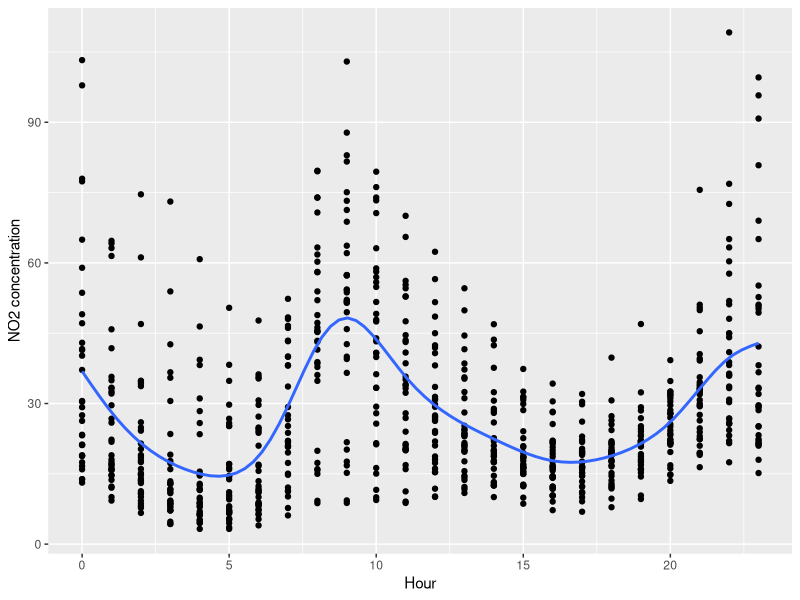
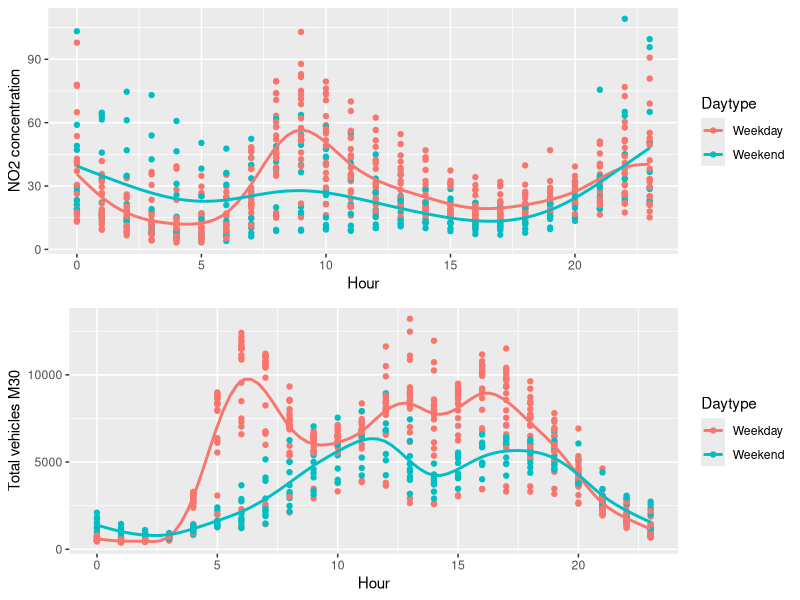
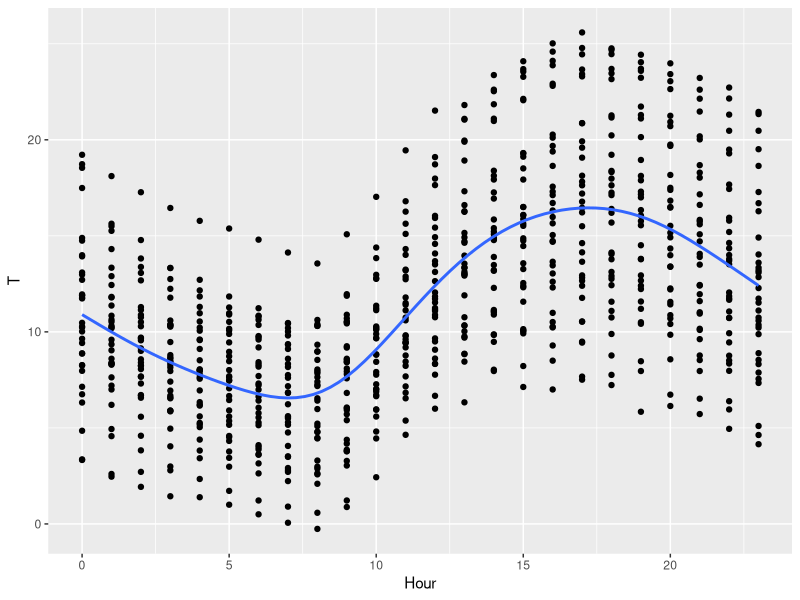
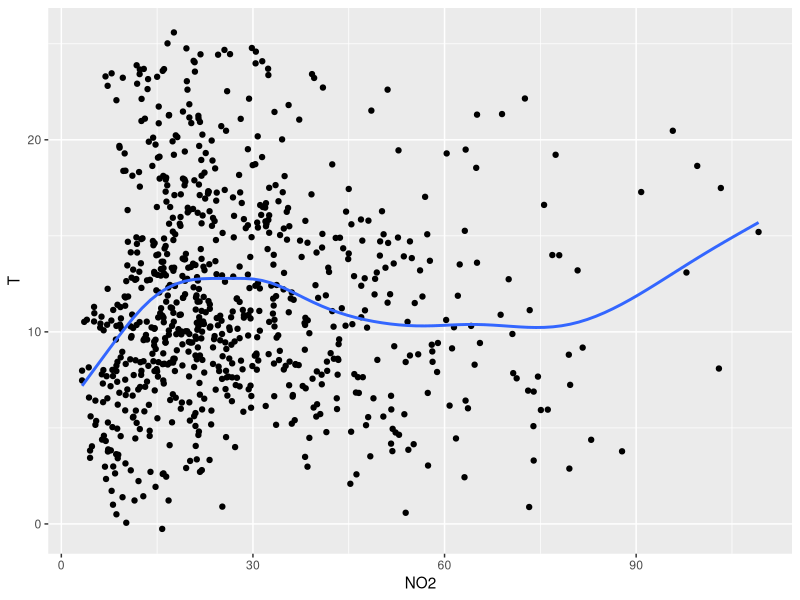
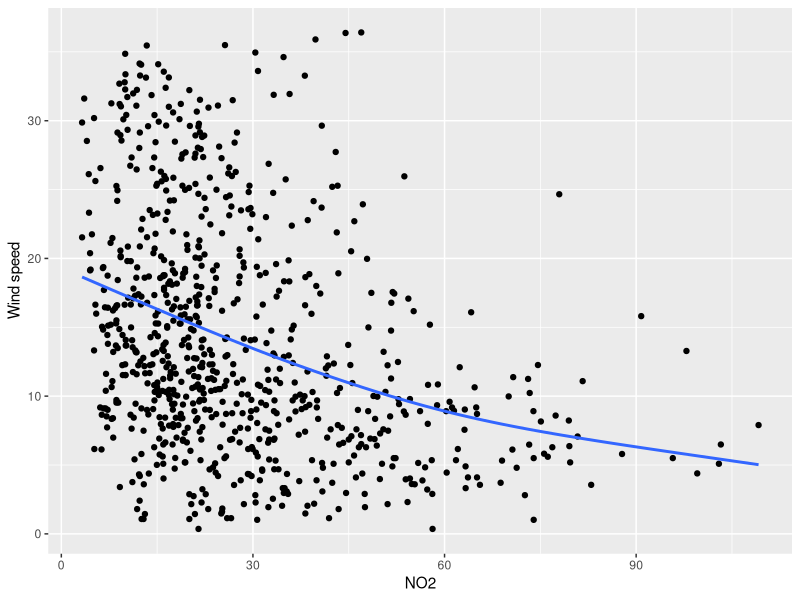
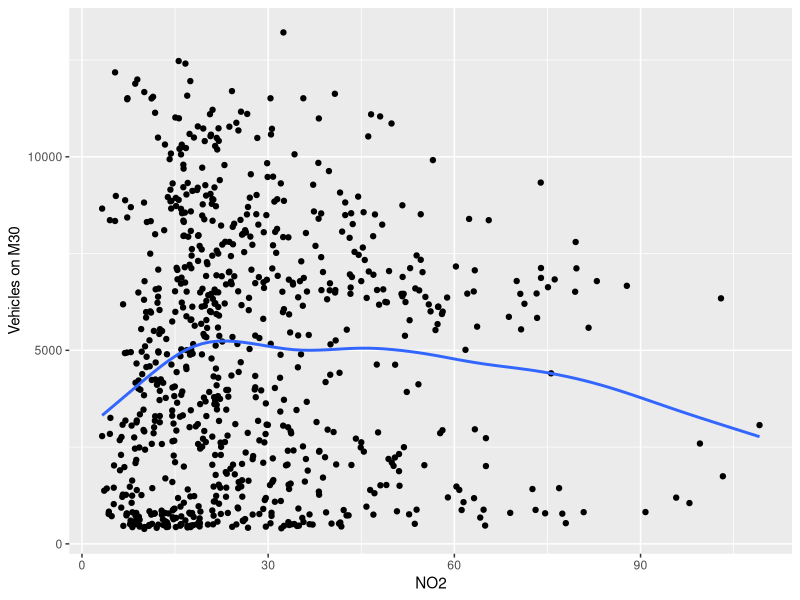
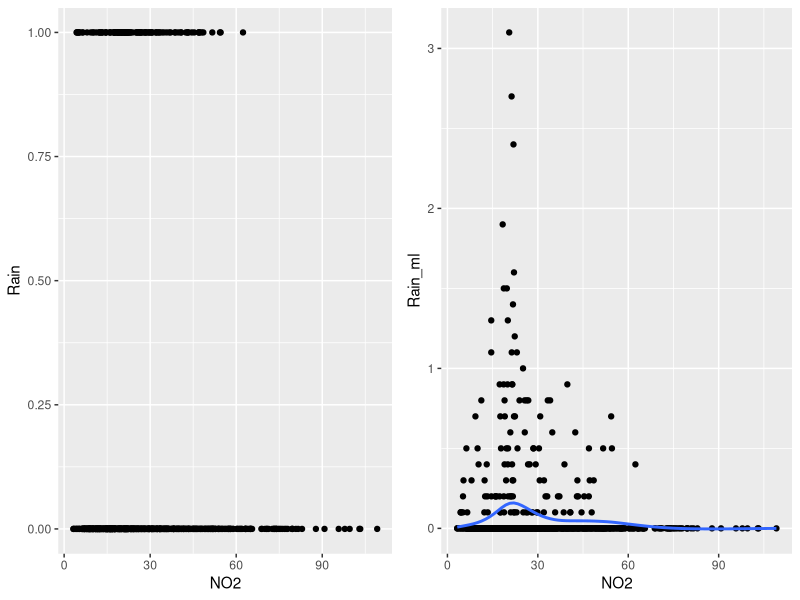

Recreate these plots in R, in order.
#hourly total analysis

#Clean environment
rm(list=ls())

library(readxl)
library(writexl)
library(ggplot2)
library(dplyr)

weather_hourly <- read_excel("Cleaned_Weather_hourly.xlsx") 
traffic_hourly <- read_excel("Cleaned_traffic_hourly.xlsx")
NO2_hourly <- read_excel("Cleaned_NO2_hourly_2019.xlsx")

# NO2_hourly=as.data.frame(NO2_hourly)

NO2_hourly$day <- NULL
NO2_hourly$Daytype <- NULL

colnames(NO2_hourly)[colnames(NO2_hourly)=="mean"] <- "NO2"


NO2_hourly$Hour[NO2_hourly$Hour==24] <- 0

#Convert NO2 dataframe to right time (24 to 0)
library(lubridate)

NO2_hourly$Date[NO2_hourly$Hour==0] <- NO2_hourly$Date[NO2_hourly$Hour==0] + days(1)



#subset to get same dates
traffic_hourly2 <- subset(traffic_hourly, RunDate> "2019-03-28" & RunDate<"2019-05-01")
weather_hourly2 <- subset(weather_hourly,Date>"2019-03-28" & Date<"2019-05-01")
NO2_hourly2 <- subset(NO2_hourly, Date> "2019-03-28" & Date<"2019-05-01")

weather_hourly2$Date <- NULL
weather_hourly2$Hour <- NULL
NO2_hourly2$Date <- NULL
NO2_hourly2$Hour <- NULL



#bind together
Total <- cbind(traffic_hourly2,weather_hourly2,NO2_hourly2)

#rename columns traffic
colnames(Total)[colnames(Total)=="Temperature  [2 m above gnd]"] <- "T"
colnames(Total)[colnames(Total)=="Total Precipitation (high resolution)  [sfc]"] <- "Rain_ml"
colnames(Total)[colnames(Total)== "Wind Speed  [10 m above gnd]"] <- "Wind"
colnames(Total)[colnames(Total)=="Wind Direction  [10 m above gnd]"] <- "Wind_dir"



#Rain (y/n)
Total$Rain <- ifelse(Total$Rain_ml>0, Total$Rain<-"1" ,"0")
Total$Rain <- as.numeric(Total$Rain)



#Calculate max NO2 per day
Max_NO2 <- Total %>%
  group_by(RunDate) %>%
  summarise(Max_NO2_day = max(NO2,na.rm=TRUE)) %>%
  ungroup()


# ifelse(Total$RunDate==Max_NO2$RunDate,Total$Max_NO2_day <- Max_NO2$Max_NO2_day,0)
# 
# 
# Total$Max_NO2_day <- Max_NO2$Max_NO2_day[Total$RunDate==Max_NO2$RunDate]
# 
# NO2_hourly$Date[NO2_hourly$Hour==0] <- NO2_hourly$Date[NO2_hourly$Hour==0] 







#write to excel
write_xlsx(Total, "NN_hourly.xlsx")

write_xlsx(Max_NO2, "NN_max_NO2.xlsx")



#multiplot function
multiplot <- function(..., plotlist=NULL, file, cols=1, layout=NULL) {
  require(grid)
  
  # Make a list from the ... arguments and plotlist
  plots <- c(list(...), plotlist)
  
  numPlots = length(plots)
  
  # If layout is NULL, then use 'cols' to determine layout
  if (is.null(layout)) {
    # Make the panel
    # ncol: Number of columns of plots
    # nrow: Number of rows needed, calculated from # of cols
    layout <- matrix(seq(1, cols * ceiling(numPlots/cols)),
                     ncol = cols, nrow = ceiling(numPlots/cols))
  }
  
  if (numPlots==1) {
    print(plots[[1]])
    
  } else {
    # Set up the page
    grid.newpage()
    pushViewport(viewport(layout = grid.layout(nrow(layout), ncol(layout))))
    
    # Make each plot, in the correct location
    for (i in 1:numPlots) {
      # Get the i,j matrix positions of the regions that contain this subplot
      matchidx <- as.data.frame(which(layout == i, arr.ind = TRUE))
      
      print(plots[[i]], vp = viewport(layout.pos.row = matchidx$row,
                                      layout.pos.col = matchidx$col))
    }
  }
}




#plots

ggplot(data =Total,aes(x = Hour, y = NO2)) +
  geom_point()+
  stat_smooth(method="gam",formula=y~s(x,k=20),se=FALSE)+
  ylab("NO2 concentration")

q1 <- ggplot(data =Total,aes(x = Hour, y = NO2,color=Daytype)) +
  geom_point()+
  stat_smooth(method="gam",formula=y~s(x,k=20),se=FALSE)+
  ylab("NO2 concentration")


q2 <- ggplot(data =Total,aes(x = Hour, y = Avg_Total_Veh_M30,color=Daytype)) +
  geom_point()+
  stat_smooth(method="gam",formula=y~s(x,k=20),se=FALSE)+
  ylab("Total vehicles M30")

multiplot(q1,q2,cols=1)

ggplot(data =Total,aes(x = Hour, y = T)) +
  geom_point()+
  stat_smooth(method="gam",formula=y~s(x,k=20),se=FALSE)


## Correlation plots

ggplot(data =Total,aes(x = NO2, y = T)) +
  geom_point()+
  stat_smooth(method="gam",formula=y~s(x,k=20),se=FALSE)
  # ylab("T")



ggplot(data =Total,aes(x = NO2, y = Wind)) +
  geom_point()+
  stat_smooth(method="gam",formula=y~s(x,k=20),se=FALSE)+
  ylab("Wind speed")



ggplot(data =Total,aes(x = NO2, y = Avg_Total_Veh_M30)) +
  geom_point()+
  stat_smooth(method="gam",formula=y~s(x,k=100),se=FALSE)+
  ylab("Vehicles on M30")




p1 <- ggplot(data =Total,aes(x = NO2, y = Rain)) +
  geom_point()+
  ylab("Rain")

p2 <- ggplot(data =Total,aes(x = NO2, y = Rain_ml)) +
  geom_point()+
  stat_smooth(method="gam",formula=y~s(x,k=100),se=FALSE)+
  ylab("Rain_ml")

multiplot(p1,p2,cols=2)






